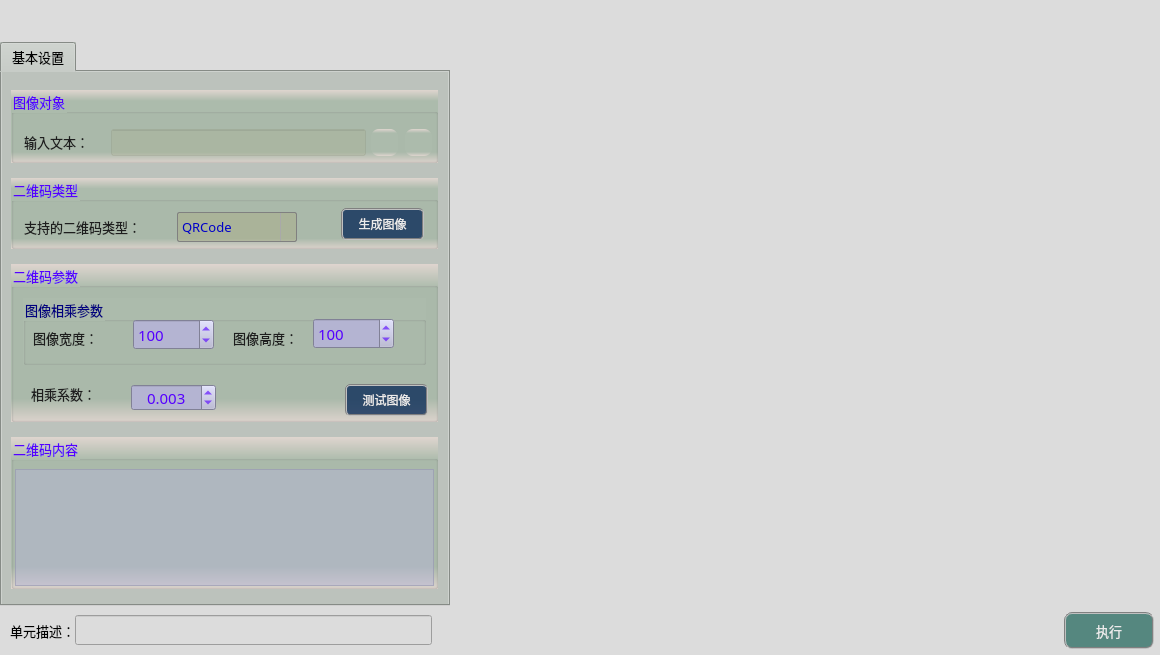
<?xml version="1.0" encoding="UTF-8"?>
<ui version="4.0">
 <class>frmQRcodeIdentifyClass</class>
 <widget class="QDialog" name="frmQRcodeIdentifyClass">
  <property name="geometry">
   <rect>
    <x>0</x>
    <y>0</y>
    <width>1160</width>
    <height>655</height>
   </rect>
  </property>
  <property name="sizePolicy">
   <sizepolicy hsizetype="Fixed" vsizetype="Fixed">
    <horstretch>0</horstretch>
    <verstretch>0</verstretch>
   </sizepolicy>
  </property>
  <property name="minimumSize">
   <size>
    <width>1160</width>
    <height>655</height>
   </size>
  </property>
  <property name="maximumSize">
   <size>
    <width>1160</width>
    <height>655</height>
   </size>
  </property>
  <property name="windowTitle">
   <string>二维码识别</string>
  </property>
  <property name="styleSheet">
   <string notr="true">background-color: rgb(220, 220, 220);</string>
  </property>
  <layout class="QGridLayout" name="gridLayout">
   <property name="leftMargin">
    <number>0</number>
   </property>
   <property name="topMargin">
    <number>0</number>
   </property>
   <property name="rightMargin">
    <number>0</number>
   </property>
   <property name="bottomMargin">
    <number>0</number>
   </property>
   <property name="spacing">
    <number>1</number>
   </property>
   <item row="0" column="0">
    <spacer name="verticalSpacer_2">
     <property name="orientation">
      <enum>Qt::Vertical</enum>
     </property>
     <property name="sizeType">
      <enum>QSizePolicy::Fixed</enum>
     </property>
     <property name="sizeHint" stdset="0">
      <size>
       <width>20</width>
       <height>42</height>
      </size>
     </property>
    </spacer>
   </item>
   <item row="1" column="0">
    <widget class="QTabWidget" name="tabWidget">
     <property name="sizePolicy">
      <sizepolicy hsizetype="Fixed" vsizetype="Expanding">
       <horstretch>0</horstretch>
       <verstretch>0</verstretch>
      </sizepolicy>
     </property>
     <property name="minimumSize">
      <size>
       <width>450</width>
       <height>550</height>
      </size>
     </property>
     <property name="maximumSize">
      <size>
       <width>16777215</width>
       <height>16777215</height>
      </size>
     </property>
     <property name="font">
      <font>
       <family>微软雅黑</family>
       <pointsize>10</pointsize>
      </font>
     </property>
     <property name="styleSheet">
      <string notr="true">background-color: #bcc2bc;</string>
     </property>
     <property name="currentIndex">
      <number>0</number>
     </property>
     <widget class="QWidget" name="tab">
      <attribute name="title">
       <string>基本设置</string>
      </attribute>
      <widget class="QGroupBox" name="groupC1">
       <property name="geometry">
        <rect>
         <x>9</x>
         <y>18</y>
         <width>427</width>
         <height>73</height>
        </rect>
       </property>
       <property name="font">
        <font>
         <family>微软雅黑</family>
         <pointsize>10</pointsize>
        </font>
       </property>
       <property name="styleSheet">
        <string notr="true">background-color: qlineargradient(x1:0, y1:0, x2:0, y2:1, stop:0 #dfd5cf, stop: 0.15 #acbbac, stop: 0.85 #acbbac,stop:1 #dfd5cf);
color: rgb(85, 0, 255);</string>
       </property>
       <property name="title">
        <string>图像对象</string>
       </property>
       <widget class="QLabel" name="label_4">
        <property name="geometry">
         <rect>
          <x>13</x>
          <y>42</y>
          <width>79</width>
          <height>19</height>
         </rect>
        </property>
        <property name="font">
         <font>
          <family>微软雅黑</family>
          <pointsize>10</pointsize>
         </font>
        </property>
        <property name="styleSheet">
         <string notr="true">color: rgb(30, 30, 30);
background: transparent;</string>
        </property>
        <property name="text">
         <string>输入文本：</string>
        </property>
       </widget>
       <widget class="QLineEdit" name="txtLinkImage">
        <property name="geometry">
         <rect>
          <x>100</x>
          <y>39</y>
          <width>255</width>
          <height>27</height>
         </rect>
        </property>
        <property name="font">
         <font>
          <family>微软雅黑</family>
          <pointsize>10</pointsize>
         </font>
        </property>
        <property name="styleSheet">
         <string notr="true">color: rgb(0, 0, 200);
background-color: rgba(170, 170, 127,50);</string>
        </property>
        <property name="alignment">
         <set>Qt::AlignCenter</set>
        </property>
        <property name="readOnly">
         <bool>true</bool>
        </property>
       </widget>
       <widget class="QPushButton" name="btnLinkImage">
        <property name="geometry">
         <rect>
          <x>360</x>
          <y>39</y>
          <width>27</width>
          <height>27</height>
         </rect>
        </property>
        <property name="toolTip">
         <string>链接图像</string>
        </property>
        <property name="styleSheet">
         <string notr="true">QWidget{ border:none;border-radius: 8px;padding: 2px 4px;}
QPushButton:hover{ background-color: rgba(85, 150, 127, 100);}
QPushButton:pressed{background-color: rgba(85, 180, 127, 160);}</string>
        </property>
        <property name="text">
         <string/>
        </property>
        <property name="icon">
         <iconset resource="sub_res.qrc">
          <normaloff>:/resource/link.png</normaloff>:/resource/link.png</iconset>
        </property>
        <property name="iconSize">
         <size>
          <width>27</width>
          <height>27</height>
         </size>
        </property>
       </widget>
       <widget class="QPushButton" name="btnDelLinkImage">
        <property name="geometry">
         <rect>
          <x>394</x>
          <y>39</y>
          <width>27</width>
          <height>27</height>
         </rect>
        </property>
        <property name="toolTip">
         <string>删除图像链接</string>
        </property>
        <property name="styleSheet">
         <string notr="true">QWidget{ border:none;border-radius: 8px;padding: 2px 4px;}
QPushButton:hover{ background-color: rgba(226, 142, 162, 100);}
QPushButton:pressed{background-color: rgba(226, 172, 162, 200);}</string>
        </property>
        <property name="text">
         <string/>
        </property>
        <property name="icon">
         <iconset resource="sub_res.qrc">
          <normaloff>:/resource/del_link.png</normaloff>:/resource/del_link.png</iconset>
        </property>
        <property name="iconSize">
         <size>
          <width>27</width>
          <height>27</height>
         </size>
        </property>
       </widget>
      </widget>
      <widget class="QGroupBox" name="groupC_2">
       <property name="geometry">
        <rect>
         <x>9</x>
         <y>106</y>
         <width>427</width>
         <height>71</height>
        </rect>
       </property>
       <property name="font">
        <font>
         <family>微软雅黑</family>
         <pointsize>10</pointsize>
        </font>
       </property>
       <property name="styleSheet">
        <string notr="true">background-color: qlineargradient(x1:0, y1:0, x2:0, y2:1, stop:0 #dfd5cf, stop: 0.15 #acbbac, stop: 0.85 #acbbac,stop:1 #dfd5cf);
color: rgb(85, 0, 255);</string>
       </property>
       <property name="title">
        <string>二维码类型</string>
       </property>
       <widget class="QLabel" name="label_5">
        <property name="geometry">
         <rect>
          <x>13</x>
          <y>39</y>
          <width>151</width>
          <height>19</height>
         </rect>
        </property>
        <property name="font">
         <font>
          <family>微软雅黑</family>
          <pointsize>10</pointsize>
         </font>
        </property>
        <property name="styleSheet">
         <string notr="true">color: rgb(30, 30, 30);
background: transparent;</string>
        </property>
        <property name="text">
         <string>支持的二维码类型：</string>
        </property>
       </widget>
       <widget class="QComboBox" name="comboMode">
        <property name="geometry">
         <rect>
          <x>166</x>
          <y>34</y>
          <width>120</width>
          <height>30</height>
         </rect>
        </property>
        <property name="sizePolicy">
         <sizepolicy hsizetype="Fixed" vsizetype="Fixed">
          <horstretch>0</horstretch>
          <verstretch>0</verstretch>
         </sizepolicy>
        </property>
        <property name="minimumSize">
         <size>
          <width>120</width>
          <height>30</height>
         </size>
        </property>
        <property name="maximumSize">
         <size>
          <width>188</width>
          <height>16777215</height>
         </size>
        </property>
        <property name="font">
         <font>
          <family>微软雅黑</family>
          <pointsize>10</pointsize>
         </font>
        </property>
        <property name="styleSheet">
         <string notr="true">QComboBox {
    border: 1px solid gray;
    border-radius: 2px;    
    color: rgb(0, 0, 200);
	background-color: rgba(170, 170, 127,100);
}
QComboBox::drop-down {
    subcontrol-origin: padding;
    subcontrol-position: top right;
    width: 15px; 
    border-left-width: 1px;
    border-left-color: darkgray;
    border-left-style: solid;
    border-top-right-radius: 3px;
    border-bottom-right-radius: 3px;
}

QComboBox::down-arrow {
    image: url(:/resource/down.png);
} 
QComboBox::down-arrow:on {
    top: 1px;
    left: 1px;
}</string>
        </property>
        <property name="editable">
         <bool>false</bool>
        </property>
        <property name="currentText">
         <string>QRCode</string>
        </property>
        <property name="currentIndex">
         <number>0</number>
        </property>
        <item>
         <property name="text">
          <string>QRCode</string>
         </property>
        </item>
        <item>
         <property name="text">
          <string>DM</string>
         </property>
        </item>
       </widget>
       <widget class="QPushButton" name="btnTestImage_2">
        <property name="geometry">
         <rect>
          <x>330</x>
          <y>30</y>
          <width>83</width>
          <height>32</height>
         </rect>
        </property>
        <property name="sizePolicy">
         <sizepolicy hsizetype="Fixed" vsizetype="Fixed">
          <horstretch>0</horstretch>
          <verstretch>0</verstretch>
         </sizepolicy>
        </property>
        <property name="minimumSize">
         <size>
          <width>60</width>
          <height>30</height>
         </size>
        </property>
        <property name="font">
         <font>
          <family>微软雅黑</family>
          <pointsize>9</pointsize>
         </font>
        </property>
        <property name="styleSheet">
         <string notr="true">QWidget{ background-color: rgba(9, 42, 87, 200);}
QWidget{ color: rgb(235, 235, 235);}
QWidget{ border: 2px groove gray;border-radius: 5px;padding: 2px 4px;}
QPushButton:hover{ background-color: rgb(9, 62, 87);}
QPushButton:pressed{background-color: rgb(9, 82, 87);}</string>
        </property>
        <property name="text">
         <string>生成图像</string>
        </property>
       </widget>
      </widget>
      <widget class="QGroupBox" name="groupC6">
       <property name="geometry">
        <rect>
         <x>9</x>
         <y>365</y>
         <width>427</width>
         <height>152</height>
        </rect>
       </property>
       <property name="font">
        <font>
         <family>微软雅黑</family>
         <pointsize>10</pointsize>
        </font>
       </property>
       <property name="styleSheet">
        <string notr="true">background-color: qlineargradient(x1:0, y1:0, x2:0, y2:1, stop:0 #dfd5cf, stop: 0.15 #acbbac, stop: 0.85 #acbbac,stop:1 #dfd5cf);
color: rgb(85, 0, 255);</string>
       </property>
       <property name="title">
        <string>二维码内容</string>
       </property>
       <widget class="QTextEdit" name="txtMsg">
        <property name="geometry">
         <rect>
          <x>4</x>
          <y>32</y>
          <width>419</width>
          <height>117</height>
         </rect>
        </property>
        <property name="font">
         <font>
          <family>微软雅黑</family>
         </font>
        </property>
        <property name="styleSheet">
         <string notr="true">QTextEdit         
{
    background-color: rgba(180, 180, 215,120);    
    gridline-color: rgba(220, 220, 255,255);
    color: rgba(20, 20, 20,200);
}
QScrollBar:vertical{ 
		background:#FFFFF2;
		padding-top:20px;
		padding-bottom:20px;
		padding-left:2px;
		padding-right:2px;
		border-left:1px solid #d7d7d7;}
QScrollBar::handle:vertical{
		background:#dbdbdb;
		border-radius:6px;
		min-height:20px;}
QScrollBar::handle:vertical:hover{
		background:#d0d0d0;}
QScrollBar::add-line:vertical{
		background:url(:/resource/down.png) center no-repeat;}
QScrollBar::sub-line:vertical{
		background:url(:/resource/up.png) center no-repeat;}
QScrollBar:horizontal{ 
		background:#FFFFF2;
		padding-top:20px;
		padding-bottom:20px;
		padding-left:2px;
		padding-right:2px;
		border-left:1px solid #d7d7d7;}
QScrollBar::handle:horizontal{
		background:#dbdbdb;
		border-radius:6px;
		min-height:20px;}
QScrollBar::handle:horizontal:hover{
		background:#d0d0d0;}
QScrollBar::add-line:horizontal{
		background:url(:/resource/right.png) center no-repeat;}
QScrollBar::sub-line:horizontal{
		background:url(:/resource/left.png) center no-repeat;}</string>
        </property>
        <property name="readOnly">
         <bool>true</bool>
        </property>
       </widget>
      </widget>
      <widget class="QGroupBox" name="groupC3">
       <property name="geometry">
        <rect>
         <x>9</x>
         <y>192</y>
         <width>427</width>
         <height>158</height>
        </rect>
       </property>
       <property name="font">
        <font>
         <family>微软雅黑</family>
         <pointsize>10</pointsize>
        </font>
       </property>
       <property name="styleSheet">
        <string notr="true">background-color: qlineargradient(x1:0, y1:0, x2:0, y2:1, stop:0 #dfd5cf, stop: 0.15 #acbbac, stop: 0.85 #acbbac,stop:1 #dfd5cf);
color: rgb(85, 0, 255);</string>
       </property>
       <property name="title">
        <string>二维码参数</string>
       </property>
       <widget class="QGroupBox" name="groupC4">
        <property name="geometry">
         <rect>
          <x>12</x>
          <y>34</y>
          <width>403</width>
          <height>67</height>
         </rect>
        </property>
        <property name="font">
         <font>
          <family>微软雅黑</family>
          <pointsize>10</pointsize>
         </font>
        </property>
        <property name="styleSheet">
         <string notr="true">background-color: #acbbac;
color: rgb(0, 0, 127);</string>
        </property>
        <property name="title">
         <string>图像相乘参数</string>
        </property>
        <widget class="QLabel" name="label_53">
         <property name="geometry">
          <rect>
           <x>10</x>
           <y>30</y>
           <width>83</width>
           <height>19</height>
          </rect>
         </property>
         <property name="font">
          <font>
           <family>微软雅黑</family>
           <pointsize>10</pointsize>
          </font>
         </property>
         <property name="styleSheet">
          <string notr="true">color: rgb(30, 30, 30);
background: transparent;</string>
         </property>
         <property name="text">
          <string>图像宽度：</string>
         </property>
        </widget>
        <widget class="QSpinBox" name="spinBox">
         <property name="geometry">
          <rect>
           <x>110</x>
           <y>21</y>
           <width>81</width>
           <height>31</height>
          </rect>
         </property>
         <property name="font">
          <font>
           <family>微软雅黑</family>
           <pointsize>11</pointsize>
          </font>
         </property>
         <property name="styleSheet">
          <string notr="true">QWidget{color: rgb(85, 0, 255);background-color: rgb(180, 180, 210);}
QSpinBox::up-button{
    border:transparent;
}
QSpinBox::down-button{
    border:transparent;
}
QSpinBox::up-arrow{
    image:url(:/resource/up.png);
}
QSpinBox::down-arrow{
    image:url(:/resource/down.png);
}</string>
         </property>
         <property name="maximum">
          <number>9999999</number>
         </property>
         <property name="value">
          <number>100</number>
         </property>
        </widget>
        <widget class="QLabel" name="label_54">
         <property name="geometry">
          <rect>
           <x>210</x>
           <y>30</y>
           <width>83</width>
           <height>19</height>
          </rect>
         </property>
         <property name="font">
          <font>
           <family>微软雅黑</family>
           <pointsize>10</pointsize>
          </font>
         </property>
         <property name="styleSheet">
          <string notr="true">color: rgb(30, 30, 30);
background: transparent;</string>
         </property>
         <property name="text">
          <string>图像高度：</string>
         </property>
        </widget>
        <widget class="QSpinBox" name="spinBox_2">
         <property name="geometry">
          <rect>
           <x>290</x>
           <y>20</y>
           <width>81</width>
           <height>31</height>
          </rect>
         </property>
         <property name="font">
          <font>
           <family>微软雅黑</family>
           <pointsize>11</pointsize>
          </font>
         </property>
         <property name="styleSheet">
          <string notr="true">QWidget{color: rgb(85, 0, 255);background-color: rgb(180, 180, 210);}
QSpinBox::up-button{
    border:transparent;
}
QSpinBox::down-button{
    border:transparent;
}
QSpinBox::up-arrow{
    image:url(:/resource/up.png);
}
QSpinBox::down-arrow{
    image:url(:/resource/down.png);
}</string>
         </property>
         <property name="maximum">
          <number>9999999</number>
         </property>
         <property name="value">
          <number>100</number>
         </property>
        </widget>
       </widget>
       <widget class="QPushButton" name="btnTestImage">
        <property name="geometry">
         <rect>
          <x>334</x>
          <y>120</y>
          <width>83</width>
          <height>32</height>
         </rect>
        </property>
        <property name="sizePolicy">
         <sizepolicy hsizetype="Fixed" vsizetype="Fixed">
          <horstretch>0</horstretch>
          <verstretch>0</verstretch>
         </sizepolicy>
        </property>
        <property name="minimumSize">
         <size>
          <width>60</width>
          <height>30</height>
         </size>
        </property>
        <property name="font">
         <font>
          <family>微软雅黑</family>
          <pointsize>9</pointsize>
         </font>
        </property>
        <property name="styleSheet">
         <string notr="true">QWidget{ background-color: rgba(9, 42, 87, 200);}
QWidget{ color: rgb(235, 235, 235);}
QWidget{ border: 2px groove gray;border-radius: 5px;padding: 2px 4px;}
QPushButton:hover{ background-color: rgb(9, 62, 87);}
QPushButton:pressed{background-color: rgb(9, 82, 87);}</string>
        </property>
        <property name="text">
         <string>测试图像</string>
        </property>
       </widget>
       <widget class="QLabel" name="label_8">
        <property name="geometry">
         <rect>
          <x>285</x>
          <y>118</y>
          <width>43</width>
          <height>35</height>
         </rect>
        </property>
        <property name="font">
         <font>
          <family>黑体</family>
          <pointsize>12</pointsize>
         </font>
        </property>
        <property name="styleSheet">
         <string notr="true">color: rgb(30, 30, 30);
background: transparent;</string>
        </property>
        <property name="text">
         <string/>
        </property>
        <property name="pixmap">
         <pixmap resource="sub_res.qrc">:/resource/a_right.png</pixmap>
        </property>
        <property name="scaledContents">
         <bool>true</bool>
        </property>
       </widget>
       <widget class="QDoubleSpinBox" name="spinMulValue">
        <property name="geometry">
         <rect>
          <x>120</x>
          <y>120</y>
          <width>85</width>
          <height>27</height>
         </rect>
        </property>
        <property name="font">
         <font>
          <family>微软雅黑</family>
          <pointsize>11</pointsize>
         </font>
        </property>
        <property name="styleSheet">
         <string notr="true">QWidget{color: rgb(85, 0, 255);background-color: rgb(180, 180, 210);}
QDoubleSpinBox::up-button{
    border:transparent;
}
QDoubleSpinBox::down-button{
    border:transparent;
}
QDoubleSpinBox::up-arrow{
    image:url(:/resource/up.png);
}
QDoubleSpinBox::down-arrow{
    image:url(:/resource/down.png);
}</string>
        </property>
        <property name="alignment">
         <set>Qt::AlignCenter</set>
        </property>
        <property name="decimals">
         <number>3</number>
        </property>
        <property name="maximum">
         <double>21.000000000000000</double>
        </property>
        <property name="singleStep">
         <double>0.010000000000000</double>
        </property>
        <property name="value">
         <double>0.003000000000000</double>
        </property>
       </widget>
       <widget class="QLabel" name="label_52">
        <property name="geometry">
         <rect>
          <x>20</x>
          <y>120</y>
          <width>83</width>
          <height>19</height>
         </rect>
        </property>
        <property name="font">
         <font>
          <family>微软雅黑</family>
          <pointsize>10</pointsize>
         </font>
        </property>
        <property name="styleSheet">
         <string notr="true">color: rgb(30, 30, 30);
background: transparent;</string>
        </property>
        <property name="text">
         <string>相乘系数：</string>
        </property>
       </widget>
      </widget>
     </widget>
    </widget>
   </item>
   <item row="3" column="0" colspan="3">
    <layout class="QHBoxLayout" name="horizontalLayout">
     <property name="spacing">
      <number>0</number>
     </property>
     <property name="bottomMargin">
      <number>6</number>
     </property>
     <item>
      <spacer name="horizontalSpacer">
       <property name="orientation">
        <enum>Qt::Horizontal</enum>
       </property>
       <property name="sizeType">
        <enum>QSizePolicy::Fixed</enum>
       </property>
       <property name="sizeHint" stdset="0">
        <size>
         <width>10</width>
         <height>20</height>
        </size>
       </property>
      </spacer>
     </item>
     <item>
      <widget class="QLabel" name="label_3">
       <property name="sizePolicy">
        <sizepolicy hsizetype="Fixed" vsizetype="Fixed">
         <horstretch>0</horstretch>
         <verstretch>0</verstretch>
        </sizepolicy>
       </property>
       <property name="maximumSize">
        <size>
         <width>83</width>
         <height>25</height>
        </size>
       </property>
       <property name="font">
        <font>
         <family>微软雅黑</family>
         <pointsize>10</pointsize>
        </font>
       </property>
       <property name="styleSheet">
        <string notr="true">background-color: rgba(255, 255, 255, 0);</string>
       </property>
       <property name="text">
        <string>单元描述：</string>
       </property>
      </widget>
     </item>
     <item>
      <widget class="QLineEdit" name="txtDescribe">
       <property name="sizePolicy">
        <sizepolicy hsizetype="Fixed" vsizetype="Fixed">
         <horstretch>0</horstretch>
         <verstretch>0</verstretch>
        </sizepolicy>
       </property>
       <property name="minimumSize">
        <size>
         <width>357</width>
         <height>30</height>
        </size>
       </property>
       <property name="maximumSize">
        <size>
         <width>16777215</width>
         <height>30</height>
        </size>
       </property>
       <property name="font">
        <font>
         <family>微软雅黑</family>
         <pointsize>10</pointsize>
        </font>
       </property>
      </widget>
     </item>
     <item>
      <spacer name="horizontalSpacer_8">
       <property name="orientation">
        <enum>Qt::Horizontal</enum>
       </property>
       <property name="sizeHint" stdset="0">
        <size>
         <width>40</width>
         <height>20</height>
        </size>
       </property>
      </spacer>
     </item>
     <item>
      <widget class="QPushButton" name="btnExecute">
       <property name="minimumSize">
        <size>
         <width>90</width>
         <height>37</height>
        </size>
       </property>
       <property name="font">
        <font>
         <family>微软雅黑</family>
         <pointsize>10</pointsize>
        </font>
       </property>
       <property name="styleSheet">
        <string notr="true">QWidget{ background-color: rgb(85, 135, 127);}
QWidget{ color: rgb(235, 235, 235);}
QWidget{ border: 2px groove gray;border-radius: 8px;padding: 2px 4px;}
QPushButton:hover{ background-color: rgb(85, 155, 127);}
QPushButton:pressed{background-color: rgb(85, 175, 127);}</string>
       </property>
       <property name="text">
        <string>执行</string>
       </property>
      </widget>
     </item>
     <item>
      <spacer name="horizontalSpacer_2">
       <property name="orientation">
        <enum>Qt::Horizontal</enum>
       </property>
       <property name="sizeType">
        <enum>QSizePolicy::Fixed</enum>
       </property>
       <property name="sizeHint" stdset="0">
        <size>
         <width>6</width>
         <height>20</height>
        </size>
       </property>
      </spacer>
     </item>
    </layout>
   </item>
   <item row="0" column="2">
    <spacer name="verticalSpacer">
     <property name="orientation">
      <enum>Qt::Vertical</enum>
     </property>
     <property name="sizeType">
      <enum>QSizePolicy::Fixed</enum>
     </property>
     <property name="sizeHint" stdset="0">
      <size>
       <width>20</width>
       <height>42</height>
      </size>
     </property>
    </spacer>
   </item>
   <item row="1" column="2">
    <layout class="QGridLayout" name="imageLayout">
     <property name="spacing">
      <number>1</number>
     </property>
    </layout>
   </item>
   <item row="2" column="0">
    <spacer name="verticalSpacer_4">
     <property name="orientation">
      <enum>Qt::Vertical</enum>
     </property>
     <property name="sizeType">
      <enum>QSizePolicy::Fixed</enum>
     </property>
     <property name="sizeHint" stdset="0">
      <size>
       <width>20</width>
       <height>5</height>
      </size>
     </property>
    </spacer>
   </item>
   <item row="1" column="1">
    <spacer name="horizontalSpacer_3">
     <property name="orientation">
      <enum>Qt::Horizontal</enum>
     </property>
     <property name="sizeType">
      <enum>QSizePolicy::Fixed</enum>
     </property>
     <property name="sizeHint" stdset="0">
      <size>
       <width>3</width>
       <height>20</height>
      </size>
     </property>
    </spacer>
   </item>
  </layout>
 </widget>
 <layoutdefault spacing="6" margin="11"/>
 <resources>
  <include location="sub_res.qrc"/>
  <include location="../../ImageProcess/ImageView/sub_res.qrc"/>
  <include location="../BarcodeIdentify/sub_res.qrc"/>
 </resources>
 <connections/>
</ui>
